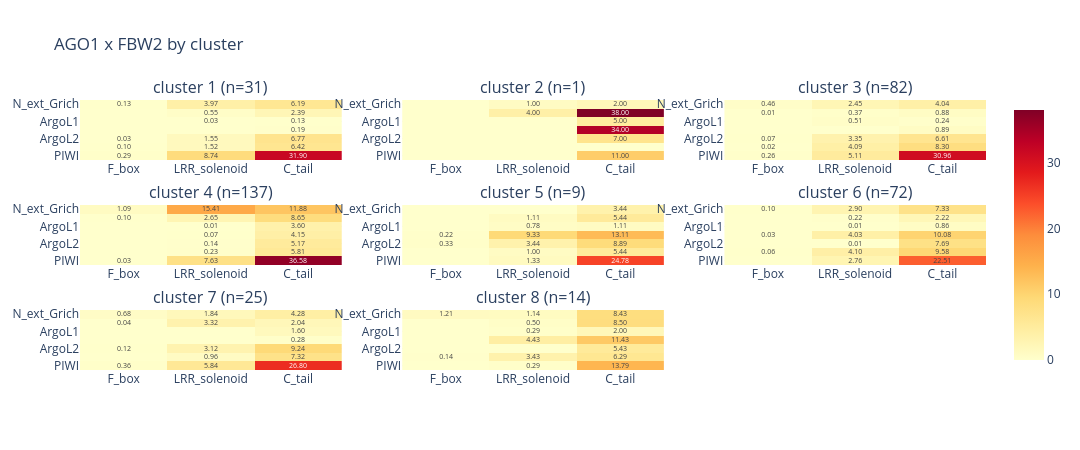
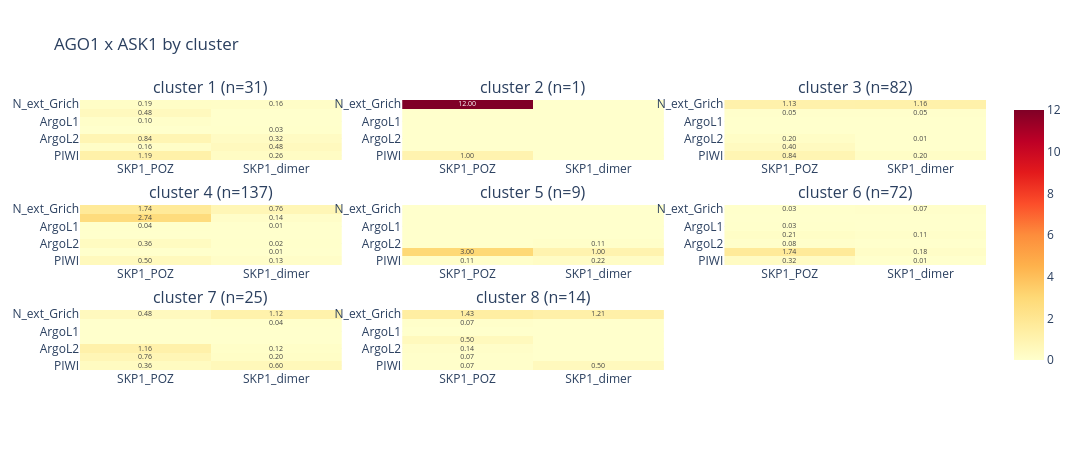
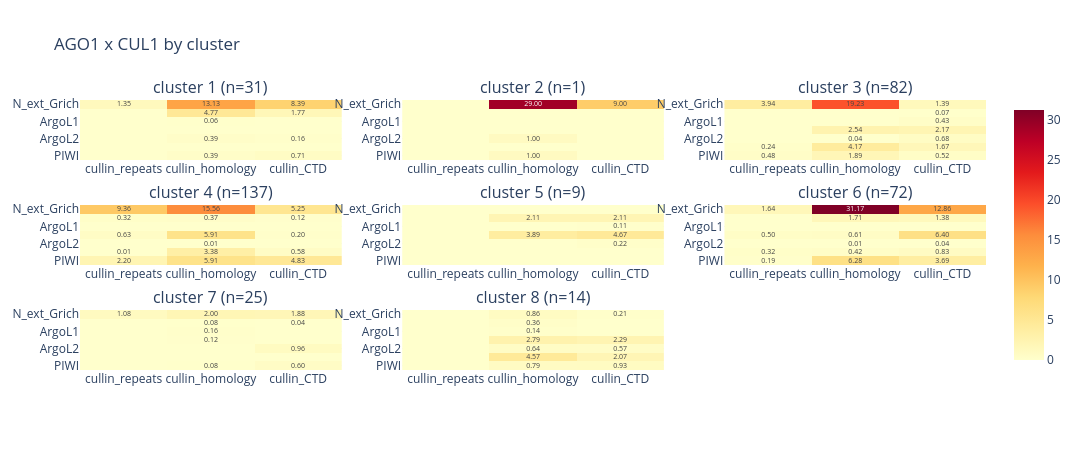

The notebook cell these images were saved under, in order:
### Markdown cell above
## Per-pose-cluster breakdown

One small-multiple panel per couple: one heatmap per pose cluster (`scripts/pose_cluster_anchor.py`'s `cluster` column), shared colour scale
within the panel. If there's only one cluster this collapses to a single tile.

### Code cell
clusters = sorted(df["cluster"].unique())
cluster_n_models = df.groupby("cluster")["fname"].nunique()
print(f"{len(clusters)} pose cluster(s): " + ", ".join(f'{k} (n={cluster_n_models[k]})' for k in clusters))

def panel_by(group_col, group_values, group_n_models, tag, subdir):
    for c in COUPLES:
        ligand_name = LIGAND_CHAIN_NAMES[c]
        mats = {}
        for g in group_values:
            res = couple_matrix(df[df[group_col] == g], c, group_n_models[g])
            if res is not None:
                mats[g] = res
        if not mats:
            print(f"No {RECEPTOR_NAME}-{ligand_name} contacts for any {tag} -- skipping.")
            continue
        present = list(mats)
        zmax = max(r[2].values.max() for r in mats.values()) or 1
        ncols = min(3, len(present)); nrows = -(-len(present) // ncols)
        fig = make_subplots(rows=nrows, cols=ncols,
                            subplot_titles=[f"{tag} {g} (n={group_n_models[g]})" for g in present])
        for i, g in enumerate(present):
            x_labels, y_labels, rate = mats[g]
            r, cc = i // ncols + 1, i % ncols + 1
            fig.add_trace(go.Heatmap(z=rate.values, x=x_labels, y=y_labels, colorscale="YlOrRd",
                zmin=0, zmax=float(zmax), showscale=bool(g == present[-1]),
                text=[[f"{v:.2f}" if v > 0 else "" for v in row] for row in rate.values],
                texttemplate="%{text}", textfont=dict(size=7),
                hovertemplate=f"{tag} {g}<br>%{{y}} / %{{x}}<br>%{{z:.3f}}/model<extra></extra>"),
                row=r, col=cc)
        fig.update_yaxes(autorange="reversed")
        fig.update_layout(title=f"{RECEPTOR_NAME} x {ligand_name} by {tag}", template=TEMPLATE,
                          width=max(760, 360 * ncols), height=max(430, 150 * nrows))
        save_fig(fig, f"{RECEPTOR_NAME.lower()}_{ligand_name.lower()}_heatmap_by_{tag}.html", subdir)

panel_by("cluster", clusters, cluster_n_models, "cluster", "per_cluster")

### Figure 1 — Plotly figure (JSON) as saved in the notebook; plotly's stock layout.template omitted (floating-point values rounded to 4 significant figures)
{"data": [{"colorscale": [[0.0, "rgb(255,255,204)"], [0.125, "rgb(255,237,160)"], [0.25, "rgb(254,217,118)"], [0.375, "rgb(254,178,76)"], [0.5, "rgb(253,141,60)"], [0.625, "rgb(252,78,42)"], [0.75, "rgb(227,26,28)"], [0.875, "rgb(189,0,38)"], [1.0, "rgb(128,0,38)"]], "hovertemplate": "cluster 1<br>%{y} / %{x}<br>%{z:.3f}/model<extra></extra>", "showscale": false, "text": [["0.13", "3.97", "6.19"], ["", "0.55", "2.39"], ["", "0.03", "0.13"], ["", "", "0.19"], ["0.03", "1.55", "6.77"], ["0.10", "1.52", "6.42"], ["0.29", "8.74", "31.90"]], "textfont": {"size": 7}, "texttemplate": "%{text}", "type": "heatmap", "x": ["F_box", "LRR_solenoid", "C_tail"], "xaxis": "x", "y": ["N_ext_Grich", "ArgoN", "ArgoL1", "PAZ", "ArgoL2", "MID", "PIWI"], "yaxis": "y", "z": [[0.129, 3.968, 6.194], [0.0, 0.5484, 2.387], [0.0, 0.03226, 0.129], [0.0, 0.0, 0.1935], [0.03226, 1.548, 6.774], [0.09677, 1.516, 6.419], [0.2903, 8.742, 31.9]], "zmax": 38.0, "zmin": 0}, {"colorscale": [[0.0, "rgb(255,255,204)"], [0.125, "rgb(255,237,160)"], [0.25, "rgb(254,217,118)"], [0.375, "rgb(254,178,76)"], [0.5, "rgb(253,141,60)"], [0.625, "rgb(252,78,42)"], [0.75, "rgb(227,26,28)"], [0.875, "rgb(189,0,38)"], [1.0, "rgb(128,0,38)"]], "hovertemplate": "cluster 2<br>%{y} / %{x}<br>%{z:.3f}/model<extra></extra>", "showscale": false, "text": [["", "1.00", "2.00"], ["", "4.00", "38.00"], ["", "", "5.00"], ["", "", "34.00"], ["", "", "7.00"], ["", "", ""], ["", "", "11.00"]], "textfont": {"size": 7}, "texttemplate": "%{text}", "type": "heatmap", "x": ["F_box", "LRR_solenoid", "C_tail"], "xaxis": "x2", "y": ["N_ext_Grich", "ArgoN", "ArgoL1", "PAZ", "ArgoL2", "MID", "PIWI"], "yaxis": "y2", "z": [[0.0, 1.0, 2.0], [0.0, 4.0, 38.0], [0.0, 0.0, 5.0], [0.0, 0.0, 34.0], [0.0, 0.0, 7.0], [0.0, 0.0, 0.0], [0.0, 0.0, 11.0]], "zmax": 38.0, "zmin": 0}, {"colorscale": [[0.0, "rgb(255,255,204)"], [0.125, "rgb(255,237,160)"], [0.25, "rgb(254,217,118)"], [0.375, "rgb(254,178,76)"], [0.5, "rgb(253,141,60)"], [0.625, "rgb(252,78,42)"], [0.75, "rgb(227,26,28)"], [0.875, "rgb(189,0,38)"], [1.0, "rgb(128,0,38)"]], "hovertemplate": "cluster 3<br>%{y} / %{x}<br>%{z:.3f}/model<extra></extra>", "showscale": false, "text": [["0.46", "2.45", "4.04"], ["0.01", "0.37", "0.88"], ["", "0.51", "0.24"], ["", "", "0.89"], ["0.07", "3.35", "6.61"], ["0.02", "4.09", "8.30"], ["0.26", "5.11", "30.96"]], "textfont": {"size": 7}, "texttemplate": "%{text}", "type": "heatmap", "x": ["F_box", "LRR_solenoid", "C_tail"], "xaxis": "x3", "y": ["N_ext_Grich", "ArgoN", "ArgoL1", "PAZ", "ArgoL2", "MID", "PIWI"], "yaxis": "y3", "z": [[0.4634, 2.451, 4.037], [0.0122, 0.3659, 0.878], [0.0, 0.5122, 0.2439], [0.0, 0.0, 0.8902], [0.07317, 3.354, 6.61], [0.02439, 4.085, 8.305], [0.2561, 5.11, 30.96]], "zmax": 38.0, "zmin": 0}, {"colorscale": [[0.0, "rgb(255,255,204)"], [0.125, "rgb(255,237,160)"], [0.25, "rgb(254,217,118)"], [0.375, "rgb(254,178,76)"], [0.5, "rgb(253,141,60)"], [0.625, "rgb(252,78,42)"], [0.75, "rgb(227,26,28)"], [0.875, "rgb(189,0,38)"], [1.0, "rgb(128,0,38)"]], "hovertemplate": "cluster 4<br>%{y} / %{x}<br>%{z:.3f}/model<extra></extra>", "showscale": false, "text": [["1.09", "15.41", "11.88"], ["0.10", "2.65", "8.65"], ["", "0.01", "3.60"], ["", "0.07", "4.15"], ["", "0.14", "5.17"], ["", "0.23", "5.81"], ["0.03", "7.63", "36.58"]], "textfont": {"size": 7}, "texttemplate": "%{text}", "type": "heatmap", "x": ["F_box", "LRR_solenoid", "C_tail"], "xaxis": "x4", "y": ["N_ext_Grich", "ArgoN", "ArgoL1", "PAZ", "ArgoL2", "MID", "PIWI"], "yaxis": "y4", "z": [[1.095, 15.41, 11.88], [0.1022, 2.65, 8.65], [0.0, 0.007299, 3.599], [0.0, 0.07299, 4.146], [0.0, 0.1387, 5.168], [0.0, 0.2336, 5.81], [0.0292, 7.628, 36.58]], "zmax": 38.0, "zmin": 0}, {"colorscale": [[0.0, "rgb(255,255,204)"], [0.125, "rgb(255,237,160)"], [0.25, "rgb(254,217,118)"], [0.375, "rgb(254,178,76)"], [0.5, "rgb(253,141,60)"], [0.625, "rgb(252,78,42)"], [0.75, "rgb(227,26,28)"], [0.875, "rgb(189,0,38)"], [1.0, "rgb(128,0,38)"]], "hovertemplate": "cluster 5<br>%{y} / %{x}<br>%{z:.3f}/model<extra></extra>", "showscale": false, "text": [["", "", "3.44"], ["", "1.11", "5.44"], ["", "0.78", "1.11"], ["0.22", "9.33", "13.11"], ["0.33", "3.44", "8.89"], ["", "1.00", "5.44"], ["", "1.33", "24.78"]], "textfont": {"size": 7}, "texttemplate": "%{text}", "type": "heatmap", "x": ["F_box", "LRR_solenoid", "C_tail"], "xaxis": "x5", "y": ["N_ext_Grich", "ArgoN", "ArgoL1", "PAZ", "ArgoL2", "MID", "PIWI"], "yaxis": "y5", "z": [[0.0, 0.0, 3.444], [0.0, 1.111, 5.444], [0.0, 0.7778, 1.111], [0.2222, 9.333, 13.11], [0.3333, 3.444, 8.889], [0.0, 1.0, 5.444], [0.0, 1.333, 24.78]], "zmax": 38.0, "zmin": 0}, {"colorscale": [[0.0, "rgb(255,255,204)"], [0.125, "rgb(255,237,160)"], [0.25, "rgb(254,217,118)"], [0.375, "rgb(254,178,76)"], [0.5, "rgb(253,141,60)"], [0.625, "rgb(252,78,42)"], [0.75, "rgb(227,26,28)"], [0.875, "rgb(189,0,38)"], [1.0, "rgb(128,0,38)"]], "hovertemplate": "cluster 6<br>%{y} / %{x}<br>%{z:.3f}/model<extra></extra>", "showscale": false, "text": [["0.10", "2.90", "7.33"], ["", "0.22", "2.22"], ["", "0.01", "0.86"], ["0.03", "4.03", "10.08"], ["", "0.01", "7.69"], ["0.06", "4.10", "9.58"], ["", "2.76", "22.51"]], "textfont": {"size": 7}, "texttemplate": "%{text}", "type": "heatmap", "x": ["F_box", "LRR_solenoid", "C_tail"], "xaxis": "x6", "y": ["N_ext_Grich", "ArgoN", "ArgoL1", "PAZ", "ArgoL2", "MID", "PIWI"], "yaxis": "y6", "z": [[0.09722, 2.903, 7.333], [0.0, 0.2222, 2.222], [0.0, 0.01389, 0.8611], [0.02778, 4.028, 10.08], [0.0, 0.01389, 7.694], [0.05556, 4.097, 9.583], [0.0, 2.764, 22.51]], "zmax": 38.0, "zmin": 0}, {"colorscale": [[0.0, "rgb(255,255,204)"], [0.125, "rgb(255,237,160)"], [0.25, "rgb(254,217,118)"], [0.375, "rgb(254,178,76)"], [0.5, "rgb(253,141,60)"], [0.625, "rgb(252,78,42)"], [0.75, "rgb(227,26,28)"], [0.875, "rgb(189,0,38)"], [1.0, "rgb(128,0,38)"]], "hovertemplate": "cluster 7<br>%{y} / %{x}<br>%{z:.3f}/model<extra></extra>", "showscale": false, "text": [["0.68", "1.84", "4.28"], ["0.04", "3.32", "2.04"], ["", "", "1.60"], ["", "", "0.28"], ["0.12", "3.12", "9.24"], ["", "0.96", "7.32"], ["0.36", "5.84", "26.80"]], "textfont": {"size": 7}, "texttemplate": "%{text}", "type": "heatmap", "x": ["F_box", "LRR_solenoid", "C_tail"], "xaxis": "x7", "y": ["N_ext_Grich", "ArgoN", "ArgoL1", "PAZ", "ArgoL2", "MID", "PIWI"], "yaxis": "y7", "z": [[0.68, 1.84, 4.28], [0.04, 3.32, 2.04], [0.0, 0.0, 1.6], [0.0, 0.0, 0.28], [0.12, 3.12, 9.24], [0.0, 0.96, 7.32], [0.36, 5.84, 26.8]], "zmax": 38.0, "zmin": 0}, {"colorscale": [[0.0, "rgb(255,255,204)"], [0.125, "rgb(255,237,160)"], [0.25, "rgb(254,217,118)"], [0.375, "rgb(254,178,76)"], [0.5, "rgb(253,141,60)"], [0.625, "rgb(252,78,42)"], [0.75, "rgb(227,26,28)"], [0.875, "rgb(189,0,38)"], [1.0, "rgb(128,0,38)"]], "hovertemplate": "cluster 8<br>%{y} / %{x}<br>%{z:.3f}/model<extra></extra>", "showscale": true, "text": [["1.21", "1.14", "8.43"], ["", "0.50", "8.50"], ["", "0.29", "2.00"], ["", "4.43", "11.43"], ["", "", "5.43"], ["0.14", "3.43", "6.29"], ["", "0.29", "13.79"]], "textfont": {"size": 7}, "texttemplate": "%{text}", "type": "heatmap", "x": ["F_box", "LRR_solenoid", "C_tail"], "xaxis": "x8", "y": ["N_ext_Grich", "ArgoN", "ArgoL1", "PAZ", "ArgoL2", "MID", "PIWI"], "yaxis": "y8", "z": [[1.214, 1.143, 8.429], [0.0, 0.5, 8.5], [0.0, 0.2857, 2.0], [0.0, 4.429, 11.43], [0.0, 0.0, 5.429], [0.1429, 3.429, 6.286], [0.0, 0.2857, 13.79]], "zmax": 38.0, "zmin": 0}], "layout": {"annotations": [{"font": {"size": 16}, "showarrow": false, "text": "cluster 1 (n=31)", "x": 0.1444, "xanchor": "center", "xref": "paper", "y": 1.0, "yanchor": "bottom", "yref": "paper"}, {"font": {"size": 16}, "showarrow": false, "text": "cluster 2 (n=1)", "x": 0.5, "xanchor": "center", "xref": "paper", "y": 1.0, "yanchor": "bottom", "yref": "paper"}, {"font": {"size": 16}, "showarrow": false, "text": "cluster 3 (n=82)", "x": 0.8556, "xanchor": "center", "xref": "paper", "y": 1.0, "yanchor": "bottom", "yref": "paper"}, {"font": {"size": 16}, "showarrow": false, "text": "cluster 4 (n=137)", "x": 0.1444, "xanchor": "center", "xref": "paper", "y": 0.6111, "yanchor": "bottom", "yref": "paper"}, {"font": {"size": 16}, "showarrow": false, "text": "cluster 5 (n=9)", "x": 0.5, "xanchor": "center", "xref": "paper", "y": 0.6111, "yanchor": "bottom", "yref": "paper"}, {"font": {"size": 16}, "showarrow": false, "text": "cluster 6 (n=72)", "x": 0.8556, "xanchor": "center", "xref": "paper", "y": 0.6111, "yanchor": "bottom", "yref": "paper"}, {"font": {"size": 16}, "showarrow": false, "text": "cluster 7 (n=25)", "x": 0.1444, "xanchor": "center", "xref": "paper", "y": 0.2222, "yanchor": "bottom", "yref": "paper"}, {"font": {"size": 16}, "showarrow": false, "text": "cluster 8 (n=14)", "x": 0.5, "xanchor": "center", "xref": "paper", "y": 0.2222, "yanchor": "bottom", "yref": "paper"}], "height": 450, "title": {"text": "AGO1 x FBW2 by cluster"}, "width": 1080, "xaxis": {"anchor": "y", "domain": [0.0, 0.2889]}, "xaxis2": {"anchor": "y2", "domain": [0.3556, 0.6444]}, "xaxis3": {"anchor": "y3", "domain": [0.7111, 1.0]}, "xaxis4": {"anchor": "y4", "domain": [0.0, 0.2889]}, "xaxis5": {"anchor": "y5", "domain": [0.3556, 0.6444]}, "xaxis6": {"anchor": "y6", "domain": [0.7111, 1.0]}, "xaxis7": {"anchor": "y7", "domain": [0.0, 0.2889]}, "xaxis8": {"anchor": "y8", "domain": [0.3556, 0.6444]}, "xaxis9": {"anchor": "y9", "domain": [0.7111, 1.0]}, "yaxis": {"anchor": "x", "autorange": "reversed", "domain": [0.7778, 1.0]}, "yaxis2": {"anchor": "x2", "autorange": "reversed", "domain": [0.7778, 1.0]}, "yaxis3": {"anchor": "x3", "autorange": "reversed", "domain": [0.7778, 1.0]}, "yaxis4": {"anchor": "x4", "autorange": "reversed", "domain": [0.3889, 0.6111]}, "yaxis5": {"anchor": "x5", "autorange": "reversed", "domain": [0.3889, 0.6111]}, "yaxis6": {"anchor": "x6", "autorange": "reversed", "domain": [0.3889, 0.6111]}, "yaxis7": {"anchor": "x7", "autorange": "reversed", "domain": [0.0, 0.2222]}, "yaxis8": {"anchor": "x8", "autorange": "reversed", "domain": [0.0, 0.2222]}, "yaxis9": {"anchor": "x9", "autorange": "reversed", "domain": [0.0, 0.2222]}}}

### Figure 2 — Plotly figure (JSON) as saved in the notebook; plotly's stock layout.template omitted (floating-point values rounded to 4 significant figures)
{"data": [{"colorscale": [[0.0, "rgb(255,255,204)"], [0.125, "rgb(255,237,160)"], [0.25, "rgb(254,217,118)"], [0.375, "rgb(254,178,76)"], [0.5, "rgb(253,141,60)"], [0.625, "rgb(252,78,42)"], [0.75, "rgb(227,26,28)"], [0.875, "rgb(189,0,38)"], [1.0, "rgb(128,0,38)"]], "hovertemplate": "cluster 1<br>%{y} / %{x}<br>%{z:.3f}/model<extra></extra>", "showscale": false, "text": [["0.19", "0.16"], ["0.48", ""], ["0.10", ""], ["", "0.03"], ["0.84", "0.32"], ["0.16", "0.48"], ["1.19", "0.26"]], "textfont": {"size": 7}, "texttemplate": "%{text}", "type": "heatmap", "x": ["SKP1_POZ", "SKP1_dimer"], "xaxis": "x", "y": ["N_ext_Grich", "ArgoN", "ArgoL1", "PAZ", "ArgoL2", "MID", "PIWI"], "yaxis": "y", "z": [[0.1935, 0.1613], [0.4839, 0.0], [0.09677, 0.0], [0.0, 0.03226], [0.8387, 0.3226], [0.1613, 0.4839], [1.194, 0.2581]], "zmax": 12.0, "zmin": 0}, {"colorscale": [[0.0, "rgb(255,255,204)"], [0.125, "rgb(255,237,160)"], [0.25, "rgb(254,217,118)"], [0.375, "rgb(254,178,76)"], [0.5, "rgb(253,141,60)"], [0.625, "rgb(252,78,42)"], [0.75, "rgb(227,26,28)"], [0.875, "rgb(189,0,38)"], [1.0, "rgb(128,0,38)"]], "hovertemplate": "cluster 2<br>%{y} / %{x}<br>%{z:.3f}/model<extra></extra>", "showscale": false, "text": [["12.00", ""], ["", ""], ["", ""], ["", ""], ["", ""], ["", ""], ["1.00", ""]], "textfont": {"size": 7}, "texttemplate": "%{text}", "type": "heatmap", "x": ["SKP1_POZ", "SKP1_dimer"], "xaxis": "x2", "y": ["N_ext_Grich", "ArgoN", "ArgoL1", "PAZ", "ArgoL2", "MID", "PIWI"], "yaxis": "y2", "z": [[12.0, 0.0], [0.0, 0.0], [0.0, 0.0], [0.0, 0.0], [0.0, 0.0], [0.0, 0.0], [1.0, 0.0]], "zmax": 12.0, "zmin": 0}, {"colorscale": [[0.0, "rgb(255,255,204)"], [0.125, "rgb(255,237,160)"], [0.25, "rgb(254,217,118)"], [0.375, "rgb(254,178,76)"], [0.5, "rgb(253,141,60)"], [0.625, "rgb(252,78,42)"], [0.75, "rgb(227,26,28)"], [0.875, "rgb(189,0,38)"], [1.0, "rgb(128,0,38)"]], "hovertemplate": "cluster 3<br>%{y} / %{x}<br>%{z:.3f}/model<extra></extra>", "showscale": false, "text": [["1.13", "1.16"], ["0.05", "0.05"], ["", ""], ["", ""], ["0.20", "0.01"], ["0.40", ""], ["0.84", "0.20"]], "textfont": {"size": 7}, "texttemplate": "%{text}", "type": "heatmap", "x": ["SKP1_POZ", "SKP1_dimer"], "xaxis": "x3", "y": ["N_ext_Grich", "ArgoN", "ArgoL1", "PAZ", "ArgoL2", "MID", "PIWI"], "yaxis": "y3", "z": [[1.134, 1.159], [0.04878, 0.04878], [0.0, 0.0], [0.0, 0.0], [0.1951, 0.0122], [0.4024, 0.0], [0.8415, 0.1951]], "zmax": 12.0, "zmin": 0}, {"colorscale": [[0.0, "rgb(255,255,204)"], [0.125, "rgb(255,237,160)"], [0.25, "rgb(254,217,118)"], [0.375, "rgb(254,178,76)"], [0.5, "rgb(253,141,60)"], [0.625, "rgb(252,78,42)"], [0.75, "rgb(227,26,28)"], [0.875, "rgb(189,0,38)"], [1.0, "rgb(128,0,38)"]], "hovertemplate": "cluster 4<br>%{y} / %{x}<br>%{z:.3f}/model<extra></extra>", "showscale": false, "text": [["1.74", "0.76"], ["2.74", "0.14"], ["0.04", "0.01"], ["", ""], ["0.36", "0.02"], ["", "0.01"], ["0.50", "0.13"]], "textfont": {"size": 7}, "texttemplate": "%{text}", "type": "heatmap", "x": ["SKP1_POZ", "SKP1_dimer"], "xaxis": "x4", "y": ["N_ext_Grich", "ArgoN", "ArgoL1", "PAZ", "ArgoL2", "MID", "PIWI"], "yaxis": "y4", "z": [[1.737, 0.7591], [2.745, 0.1387], [0.0365, 0.007299], [0.0, 0.0], [0.365, 0.0219], [0.0, 0.007299], [0.4964, 0.1314]], "zmax": 12.0, "zmin": 0}, {"colorscale": [[0.0, "rgb(255,255,204)"], [0.125, "rgb(255,237,160)"], [0.25, "rgb(254,217,118)"], [0.375, "rgb(254,178,76)"], [0.5, "rgb(253,141,60)"], [0.625, "rgb(252,78,42)"], [0.75, "rgb(227,26,28)"], [0.875, "rgb(189,0,38)"], [1.0, "rgb(128,0,38)"]], "hovertemplate": "cluster 5<br>%{y} / %{x}<br>%{z:.3f}/model<extra></extra>", "showscale": false, "text": [["", ""], ["", ""], ["", ""], ["", ""], ["", "0.11"], ["3.00", "1.00"], ["0.11", "0.22"]], "textfont": {"size": 7}, "texttemplate": "%{text}", "type": "heatmap", "x": ["SKP1_POZ", "SKP1_dimer"], "xaxis": "x5", "y": ["N_ext_Grich", "ArgoN", "ArgoL1", "PAZ", "ArgoL2", "MID", "PIWI"], "yaxis": "y5", "z": [[0.0, 0.0], [0.0, 0.0], [0.0, 0.0], [0.0, 0.0], [0.0, 0.1111], [3.0, 1.0], [0.1111, 0.2222]], "zmax": 12.0, "zmin": 0}, {"colorscale": [[0.0, "rgb(255,255,204)"], [0.125, "rgb(255,237,160)"], [0.25, "rgb(254,217,118)"], [0.375, "rgb(254,178,76)"], [0.5, "rgb(253,141,60)"], [0.625, "rgb(252,78,42)"], [0.75, "rgb(227,26,28)"], [0.875, "rgb(189,0,38)"], [1.0, "rgb(128,0,38)"]], "hovertemplate": "cluster 6<br>%{y} / %{x}<br>%{z:.3f}/model<extra></extra>", "showscale": false, "text": [["0.03", "0.07"], ["", ""], ["0.03", ""], ["0.21", "0.11"], ["0.08", ""], ["1.74", "0.18"], ["0.32", "0.01"]], "textfont": {"size": 7}, "texttemplate": "%{text}", "type": "heatmap", "x": ["SKP1_POZ", "SKP1_dimer"], "xaxis": "x6", "y": ["N_ext_Grich", "ArgoN", "ArgoL1", "PAZ", "ArgoL2", "MID", "PIWI"], "yaxis": "y6", "z": [[0.02778, 0.06944], [0.0, 0.0], [0.02778, 0.0], [0.2083, 0.1111], [0.08333, 0.0], [1.736, 0.1806], [0.3194, 0.01389]], "zmax": 12.0, "zmin": 0}, {"colorscale": [[0.0, "rgb(255,255,204)"], [0.125, "rgb(255,237,160)"], [0.25, "rgb(254,217,118)"], [0.375, "rgb(254,178,76)"], [0.5, "rgb(253,141,60)"], [0.625, "rgb(252,78,42)"], [0.75, "rgb(227,26,28)"], [0.875, "rgb(189,0,38)"], [1.0, "rgb(128,0,38)"]], "hovertemplate": "cluster 7<br>%{y} / %{x}<br>%{z:.3f}/model<extra></extra>", "showscale": false, "text": [["0.48", "1.12"], ["", "0.04"], ["", ""], ["", ""], ["1.16", "0.12"], ["0.76", "0.20"], ["0.36", "0.60"]], "textfont": {"size": 7}, "texttemplate": "%{text}", "type": "heatmap", "x": ["SKP1_POZ", "SKP1_dimer"], "xaxis": "x7", "y": ["N_ext_Grich", "ArgoN", "ArgoL1", "PAZ", "ArgoL2", "MID", "PIWI"], "yaxis": "y7", "z": [[0.48, 1.12], [0.0, 0.04], [0.0, 0.0], [0.0, 0.0], [1.16, 0.12], [0.76, 0.2], [0.36, 0.6]], "zmax": 12.0, "zmin": 0}, {"colorscale": [[0.0, "rgb(255,255,204)"], [0.125, "rgb(255,237,160)"], [0.25, "rgb(254,217,118)"], [0.375, "rgb(254,178,76)"], [0.5, "rgb(253,141,60)"], [0.625, "rgb(252,78,42)"], [0.75, "rgb(227,26,28)"], [0.875, "rgb(189,0,38)"], [1.0, "rgb(128,0,38)"]], "hovertemplate": "cluster 8<br>%{y} / %{x}<br>%{z:.3f}/model<extra></extra>", "showscale": true, "text": [["1.43", "1.21"], ["0.07", ""], ["", ""], ["0.50", ""], ["0.14", ""], ["0.07", ""], ["0.07", "0.50"]], "textfont": {"size": 7}, "texttemplate": "%{text}", "type": "heatmap", "x": ["SKP1_POZ", "SKP1_dimer"], "xaxis": "x8", "y": ["N_ext_Grich", "ArgoN", "ArgoL1", "PAZ", "ArgoL2", "MID", "PIWI"], "yaxis": "y8", "z": [[1.429, 1.214], [0.07143, 0.0], [0.0, 0.0], [0.5, 0.0], [0.1429, 0.0], [0.07143, 0.0], [0.07143, 0.5]], "zmax": 12.0, "zmin": 0}], "layout": {"annotations": [{"font": {"size": 16}, "showarrow": false, "text": "cluster 1 (n=31)", "x": 0.1444, "xanchor": "center", "xref": "paper", "y": 1.0, "yanchor": "bottom", "yref": "paper"}, {"font": {"size": 16}, "showarrow": false, "text": "cluster 2 (n=1)", "x": 0.5, "xanchor": "center", "xref": "paper", "y": 1.0, "yanchor": "bottom", "yref": "paper"}, {"font": {"size": 16}, "showarrow": false, "text": "cluster 3 (n=82)", "x": 0.8556, "xanchor": "center", "xref": "paper", "y": 1.0, "yanchor": "bottom", "yref": "paper"}, {"font": {"size": 16}, "showarrow": false, "text": "cluster 4 (n=137)", "x": 0.1444, "xanchor": "center", "xref": "paper", "y": 0.6111, "yanchor": "bottom", "yref": "paper"}, {"font": {"size": 16}, "showarrow": false, "text": "cluster 5 (n=9)", "x": 0.5, "xanchor": "center", "xref": "paper", "y": 0.6111, "yanchor": "bottom", "yref": "paper"}, {"font": {"size": 16}, "showarrow": false, "text": "cluster 6 (n=72)", "x": 0.8556, "xanchor": "center", "xref": "paper", "y": 0.6111, "yanchor": "bottom", "yref": "paper"}, {"font": {"size": 16}, "showarrow": false, "text": "cluster 7 (n=25)", "x": 0.1444, "xanchor": "center", "xref": "paper", "y": 0.2222, "yanchor": "bottom", "yref": "paper"}, {"font": {"size": 16}, "showarrow": false, "text": "cluster 8 (n=14)", "x": 0.5, "xanchor": "center", "xref": "paper", "y": 0.2222, "yanchor": "bottom", "yref": "paper"}], "height": 450, "title": {"text": "AGO1 x ASK1 by cluster"}, "width": 1080, "xaxis": {"anchor": "y", "domain": [0.0, 0.2889]}, "xaxis2": {"anchor": "y2", "domain": [0.3556, 0.6444]}, "xaxis3": {"anchor": "y3", "domain": [0.7111, 1.0]}, "xaxis4": {"anchor": "y4", "domain": [0.0, 0.2889]}, "xaxis5": {"anchor": "y5", "domain": [0.3556, 0.6444]}, "xaxis6": {"anchor": "y6", "domain": [0.7111, 1.0]}, "xaxis7": {"anchor": "y7", "domain": [0.0, 0.2889]}, "xaxis8": {"anchor": "y8", "domain": [0.3556, 0.6444]}, "xaxis9": {"anchor": "y9", "domain": [0.7111, 1.0]}, "yaxis": {"anchor": "x", "autorange": "reversed", "domain": [0.7778, 1.0]}, "yaxis2": {"anchor": "x2", "autorange": "reversed", "domain": [0.7778, 1.0]}, "yaxis3": {"anchor": "x3", "autorange": "reversed", "domain": [0.7778, 1.0]}, "yaxis4": {"anchor": "x4", "autorange": "reversed", "domain": [0.3889, 0.6111]}, "yaxis5": {"anchor": "x5", "autorange": "reversed", "domain": [0.3889, 0.6111]}, "yaxis6": {"anchor": "x6", "autorange": "reversed", "domain": [0.3889, 0.6111]}, "yaxis7": {"anchor": "x7", "autorange": "reversed", "domain": [0.0, 0.2222]}, "yaxis8": {"anchor": "x8", "autorange": "reversed", "domain": [0.0, 0.2222]}, "yaxis9": {"anchor": "x9", "autorange": "reversed", "domain": [0.0, 0.2222]}}}

### Figure 3 — Plotly figure (JSON) as saved in the notebook; plotly's stock layout.template omitted (floating-point values rounded to 4 significant figures)
{"data": [{"colorscale": [[0.0, "rgb(255,255,204)"], [0.125, "rgb(255,237,160)"], [0.25, "rgb(254,217,118)"], [0.375, "rgb(254,178,76)"], [0.5, "rgb(253,141,60)"], [0.625, "rgb(252,78,42)"], [0.75, "rgb(227,26,28)"], [0.875, "rgb(189,0,38)"], [1.0, "rgb(128,0,38)"]], "hovertemplate": "cluster 1<br>%{y} / %{x}<br>%{z:.3f}/model<extra></extra>", "showscale": false, "text": [["1.35", "13.13", "8.39"], ["", "4.77", "1.77"], ["", "0.06", ""], ["", "", ""], ["", "0.39", "0.16"], ["", "", ""], ["", "0.39", "0.71"]], "textfont": {"size": 7}, "texttemplate": "%{text}", "type": "heatmap", "x": ["cullin_repeats", "cullin_homology", "cullin_CTD"], "xaxis": "x", "y": ["N_ext_Grich", "ArgoN", "ArgoL1", "PAZ", "ArgoL2", "MID", "PIWI"], "yaxis": "y", "z": [[1.355, 13.13, 8.387], [0.0, 4.774, 1.774], [0.0, 0.06452, 0.0], [0.0, 0.0, 0.0], [0.0, 0.3871, 0.1613], [0.0, 0.0, 0.0], [0.0, 0.3871, 0.7097]], "zmax": 31.17, "zmin": 0}, {"colorscale": [[0.0, "rgb(255,255,204)"], [0.125, "rgb(255,237,160)"], [0.25, "rgb(254,217,118)"], [0.375, "rgb(254,178,76)"], [0.5, "rgb(253,141,60)"], [0.625, "rgb(252,78,42)"], [0.75, "rgb(227,26,28)"], [0.875, "rgb(189,0,38)"], [1.0, "rgb(128,0,38)"]], "hovertemplate": "cluster 2<br>%{y} / %{x}<br>%{z:.3f}/model<extra></extra>", "showscale": false, "text": [["", "29.00", "9.00"], ["", "", ""], ["", "", ""], ["", "", ""], ["", "1.00", ""], ["", "", ""], ["", "1.00", ""]], "textfont": {"size": 7}, "texttemplate": "%{text}", "type": "heatmap", "x": ["cullin_repeats", "cullin_homology", "cullin_CTD"], "xaxis": "x2", "y": ["N_ext_Grich", "ArgoN", "ArgoL1", "PAZ", "ArgoL2", "MID", "PIWI"], "yaxis": "y2", "z": [[0.0, 29.0, 9.0], [0.0, 0.0, 0.0], [0.0, 0.0, 0.0], [0.0, 0.0, 0.0], [0.0, 1.0, 0.0], [0.0, 0.0, 0.0], [0.0, 1.0, 0.0]], "zmax": 31.17, "zmin": 0}, {"colorscale": [[0.0, "rgb(255,255,204)"], [0.125, "rgb(255,237,160)"], [0.25, "rgb(254,217,118)"], [0.375, "rgb(254,178,76)"], [0.5, "rgb(253,141,60)"], [0.625, "rgb(252,78,42)"], [0.75, "rgb(227,26,28)"], [0.875, "rgb(189,0,38)"], [1.0, "rgb(128,0,38)"]], "hovertemplate": "cluster 3<br>%{y} / %{x}<br>%{z:.3f}/model<extra></extra>", "showscale": false, "text": [["3.94", "19.23", "1.39"], ["", "", "0.07"], ["", "", "0.43"], ["", "2.54", "2.17"], ["", "0.04", "0.68"], ["0.24", "4.17", "1.67"], ["0.48", "1.89", "0.52"]], "textfont": {"size": 7}, "texttemplate": "%{text}", "type": "heatmap", "x": ["cullin_repeats", "cullin_homology", "cullin_CTD"], "xaxis": "x3", "y": ["N_ext_Grich", "ArgoN", "ArgoL1", "PAZ", "ArgoL2", "MID", "PIWI"], "yaxis": "y3", "z": [[3.939, 19.23, 1.39], [0.0, 0.0, 0.07317], [0.0, 0.0, 0.4268], [0.0, 2.537, 2.171], [0.0, 0.03659, 0.6829], [0.2439, 4.171, 1.671], [0.4756, 1.89, 0.5244]], "zmax": 31.17, "zmin": 0}, {"colorscale": [[0.0, "rgb(255,255,204)"], [0.125, "rgb(255,237,160)"], [0.25, "rgb(254,217,118)"], [0.375, "rgb(254,178,76)"], [0.5, "rgb(253,141,60)"], [0.625, "rgb(252,78,42)"], [0.75, "rgb(227,26,28)"], [0.875, "rgb(189,0,38)"], [1.0, "rgb(128,0,38)"]], "hovertemplate": "cluster 4<br>%{y} / %{x}<br>%{z:.3f}/model<extra></extra>", "showscale": false, "text": [["9.36", "15.56", "5.25"], ["0.32", "0.37", "0.12"], ["", "", ""], ["0.63", "5.91", "0.20"], ["", "0.01", ""], ["0.01", "3.38", "0.58"], ["2.20", "5.91", "4.83"]], "textfont": {"size": 7}, "texttemplate": "%{text}", "type": "heatmap", "x": ["cullin_repeats", "cullin_homology", "cullin_CTD"], "xaxis": "x4", "y": ["N_ext_Grich", "ArgoN", "ArgoL1", "PAZ", "ArgoL2", "MID", "PIWI"], "yaxis": "y4", "z": [[9.365, 15.56, 5.248], [0.3212, 0.3723, 0.1168], [0.0, 0.0, 0.0], [0.6277, 5.912, 0.2044], [0.0, 0.007299, 0.0], [0.007299, 3.38, 0.5839], [2.204, 5.912, 4.832]], "zmax": 31.17, "zmin": 0}, {"colorscale": [[0.0, "rgb(255,255,204)"], [0.125, "rgb(255,237,160)"], [0.25, "rgb(254,217,118)"], [0.375, "rgb(254,178,76)"], [0.5, "rgb(253,141,60)"], [0.625, "rgb(252,78,42)"], [0.75, "rgb(227,26,28)"], [0.875, "rgb(189,0,38)"], [1.0, "rgb(128,0,38)"]], "hovertemplate": "cluster 5<br>%{y} / %{x}<br>%{z:.3f}/model<extra></extra>", "showscale": false, "text": [["", "", ""], ["", "2.11", "2.11"], ["", "", "0.11"], ["", "3.89", "4.67"], ["", "", "0.22"], ["", "", ""], ["", "", ""]], "textfont": {"size": 7}, "texttemplate": "%{text}", "type": "heatmap", "x": ["cullin_repeats", "cullin_homology", "cullin_CTD"], "xaxis": "x5", "y": ["N_ext_Grich", "ArgoN", "ArgoL1", "PAZ", "ArgoL2", "MID", "PIWI"], "yaxis": "y5", "z": [[0.0, 0.0, 0.0], [0.0, 2.111, 2.111], [0.0, 0.0, 0.1111], [0.0, 3.889, 4.667], [0.0, 0.0, 0.2222], [0.0, 0.0, 0.0], [0.0, 0.0, 0.0]], "zmax": 31.17, "zmin": 0}, {"colorscale": [[0.0, "rgb(255,255,204)"], [0.125, "rgb(255,237,160)"], [0.25, "rgb(254,217,118)"], [0.375, "rgb(254,178,76)"], [0.5, "rgb(253,141,60)"], [0.625, "rgb(252,78,42)"], [0.75, "rgb(227,26,28)"], [0.875, "rgb(189,0,38)"], [1.0, "rgb(128,0,38)"]], "hovertemplate": "cluster 6<br>%{y} / %{x}<br>%{z:.3f}/model<extra></extra>", "showscale": false, "text": [["1.64", "31.17", "12.86"], ["", "1.71", "1.38"], ["", "", ""], ["0.50", "0.61", "6.40"], ["", "0.01", "0.04"], ["0.32", "0.42", "0.83"], ["0.19", "6.28", "3.69"]], "textfont": {"size": 7}, "texttemplate": "%{text}", "type": "heatmap", "x": ["cullin_repeats", "cullin_homology", "cullin_CTD"], "xaxis": "x6", "y": ["N_ext_Grich", "ArgoN", "ArgoL1", "PAZ", "ArgoL2", "MID", "PIWI"], "yaxis": "y6", "z": [[1.639, 31.17, 12.86], [0.0, 1.708, 1.375], [0.0, 0.0, 0.0], [0.5, 0.6111, 6.403], [0.0, 0.01389, 0.04167], [0.3194, 0.4167, 0.8333], [0.1944, 6.278, 3.694]], "zmax": 31.17, "zmin": 0}, {"colorscale": [[0.0, "rgb(255,255,204)"], [0.125, "rgb(255,237,160)"], [0.25, "rgb(254,217,118)"], [0.375, "rgb(254,178,76)"], [0.5, "rgb(253,141,60)"], [0.625, "rgb(252,78,42)"], [0.75, "rgb(227,26,28)"], [0.875, "rgb(189,0,38)"], [1.0, "rgb(128,0,38)"]], "hovertemplate": "cluster 7<br>%{y} / %{x}<br>%{z:.3f}/model<extra></extra>", "showscale": false, "text": [["1.08", "2.00", "1.88"], ["", "0.08", "0.04"], ["", "0.16", ""], ["", "0.12", ""], ["", "", "0.96"], ["", "", ""], ["", "0.08", "0.60"]], "textfont": {"size": 7}, "texttemplate": "%{text}", "type": "heatmap", "x": ["cullin_repeats", "cullin_homology", "cullin_CTD"], "xaxis": "x7", "y": ["N_ext_Grich", "ArgoN", "ArgoL1", "PAZ", "ArgoL2", "MID", "PIWI"], "yaxis": "y7", "z": [[1.08, 2.0, 1.88], [0.0, 0.08, 0.04], [0.0, 0.16, 0.0], [0.0, 0.12, 0.0], [0.0, 0.0, 0.96], [0.0, 0.0, 0.0], [0.0, 0.08, 0.6]], "zmax": 31.17, "zmin": 0}, {"colorscale": [[0.0, "rgb(255,255,204)"], [0.125, "rgb(255,237,160)"], [0.25, "rgb(254,217,118)"], [0.375, "rgb(254,178,76)"], [0.5, "rgb(253,141,60)"], [0.625, "rgb(252,78,42)"], [0.75, "rgb(227,26,28)"], [0.875, "rgb(189,0,38)"], [1.0, "rgb(128,0,38)"]], "hovertemplate": "cluster 8<br>%{y} / %{x}<br>%{z:.3f}/model<extra></extra>", "showscale": true, "text": [["", "0.86", "0.21"], ["", "0.36", ""], ["", "0.14", ""], ["", "2.79", "2.29"], ["", "0.64", "0.57"], ["", "4.57", "2.07"], ["", "0.79", "0.93"]], "textfont": {"size": 7}, "texttemplate": "%{text}", "type": "heatmap", "x": ["cullin_repeats", "cullin_homology", "cullin_CTD"], "xaxis": "x8", "y": ["N_ext_Grich", "ArgoN", "ArgoL1", "PAZ", "ArgoL2", "MID", "PIWI"], "yaxis": "y8", "z": [[0.0, 0.8571, 0.2143], [0.0, 0.3571, 0.0], [0.0, 0.1429, 0.0], [0.0, 2.786, 2.286], [0.0, 0.6429, 0.5714], [0.0, 4.571, 2.071], [0.0, 0.7857, 0.9286]], "zmax": 31.17, "zmin": 0}], "layout": {"annotations": [{"font": {"size": 16}, "showarrow": false, "text": "cluster 1 (n=31)", "x": 0.1444, "xanchor": "center", "xref": "paper", "y": 1.0, "yanchor": "bottom", "yref": "paper"}, {"font": {"size": 16}, "showarrow": false, "text": "cluster 2 (n=1)", "x": 0.5, "xanchor": "center", "xref": "paper", "y": 1.0, "yanchor": "bottom", "yref": "paper"}, {"font": {"size": 16}, "showarrow": false, "text": "cluster 3 (n=82)", "x": 0.8556, "xanchor": "center", "xref": "paper", "y": 1.0, "yanchor": "bottom", "yref": "paper"}, {"font": {"size": 16}, "showarrow": false, "text": "cluster 4 (n=137)", "x": 0.1444, "xanchor": "center", "xref": "paper", "y": 0.6111, "yanchor": "bottom", "yref": "paper"}, {"font": {"size": 16}, "showarrow": false, "text": "cluster 5 (n=9)", "x": 0.5, "xanchor": "center", "xref": "paper", "y": 0.6111, "yanchor": "bottom", "yref": "paper"}, {"font": {"size": 16}, "showarrow": false, "text": "cluster 6 (n=72)", "x": 0.8556, "xanchor": "center", "xref": "paper", "y": 0.6111, "yanchor": "bottom", "yref": "paper"}, {"font": {"size": 16}, "showarrow": false, "text": "cluster 7 (n=25)", "x": 0.1444, "xanchor": "center", "xref": "paper", "y": 0.2222, "yanchor": "bottom", "yref": "paper"}, {"font": {"size": 16}, "showarrow": false, "text": "cluster 8 (n=14)", "x": 0.5, "xanchor": "center", "xref": "paper", "y": 0.2222, "yanchor": "bottom", "yref": "paper"}], "height": 450, "title": {"text": "AGO1 x CUL1 by cluster"}, "width": 1080, "xaxis": {"anchor": "y", "domain": [0.0, 0.2889]}, "xaxis2": {"anchor": "y2", "domain": [0.3556, 0.6444]}, "xaxis3": {"anchor": "y3", "domain": [0.7111, 1.0]}, "xaxis4": {"anchor": "y4", "domain": [0.0, 0.2889]}, "xaxis5": {"anchor": "y5", "domain": [0.3556, 0.6444]}, "xaxis6": {"anchor": "y6", "domain": [0.7111, 1.0]}, "xaxis7": {"anchor": "y7", "domain": [0.0, 0.2889]}, "xaxis8": {"anchor": "y8", "domain": [0.3556, 0.6444]}, "xaxis9": {"anchor": "y9", "domain": [0.7111, 1.0]}, "yaxis": {"anchor": "x", "autorange": "reversed", "domain": [0.7778, 1.0]}, "yaxis2": {"anchor": "x2", "autorange": "reversed", "domain": [0.7778, 1.0]}, "yaxis3": {"anchor": "x3", "autorange": "reversed", "domain": [0.7778, 1.0]}, "yaxis4": {"anchor": "x4", "autorange": "reversed", "domain": [0.3889, 0.6111]}, "yaxis5": {"anchor": "x5", "autorange": "reversed", "domain": [0.3889, 0.6111]}, "yaxis6": {"anchor": "x6", "autorange": "reversed", "domain": [0.3889, 0.6111]}, "yaxis7": {"anchor": "x7", "autorange": "reversed", "domain": [0.0, 0.2222]}, "yaxis8": {"anchor": "x8", "autorange": "reversed", "domain": [0.0, 0.2222]}, "yaxis9": {"anchor": "x9", "autorange": "reversed", "domain": [0.0, 0.2222]}}}
